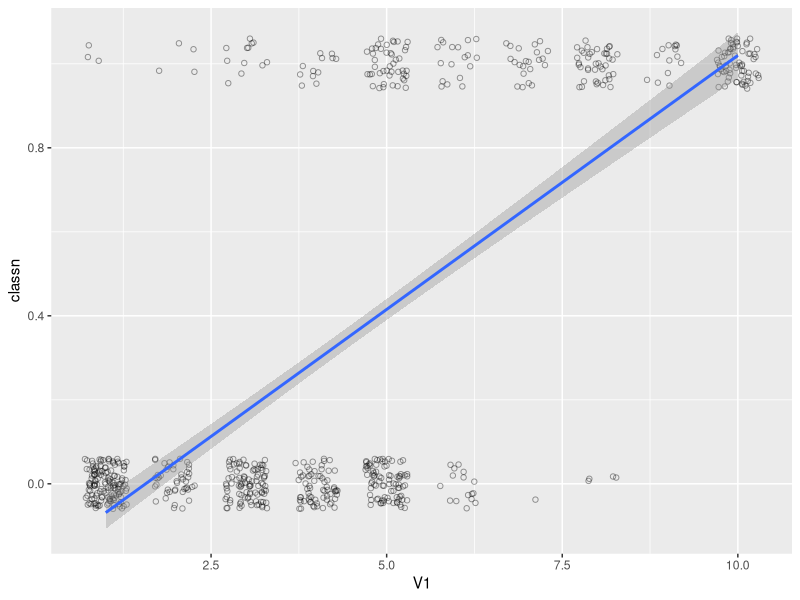

The R source for this figure:
library(MASS)
library(ggplot2)

b <- biopsy
b

b$classn[b$class=="benign"] <- 0
b$classn[b$class=="malignant"] <- 1
b

#fit logistic regression line
#use smoothing method glm with binomial formula
ggplot(b, aes(x=V1, y=classn)) + 
  geom_point(position=position_jitter(width=0.3, height=0.06), alpha=0.4,
             shape=21, size=1.5) + 
  stat_smooth(method=glm, family=binomial)
